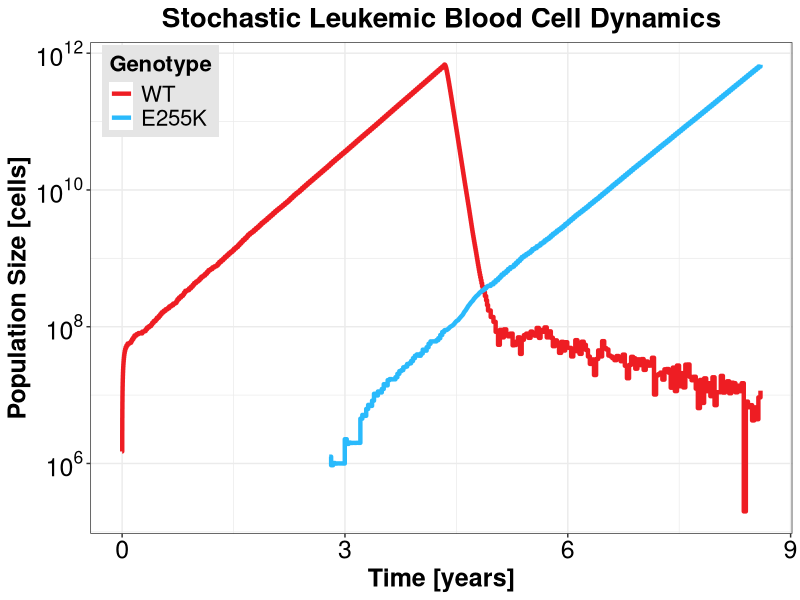

Write R code to recreate this figure.
## ---- chunk 1
knitr::opts_chunk$set(echo = TRUE)
setwd("C:/Users/Scott/Box Sync/MutBias/Figures/Figure4/Figure4B")
library(ggplot2)
library(reshape)
rm(list=ls())
## ---- chunk 2

df = read.csv("OutgrowthFigure.csv",header=F)
colnames(df) = c("time","WT","E255K")
df[df==0] = NA

ggplot(df,aes(x=time/365))+theme_bw()+
  geom_step(aes(y=log10(WT),color=factor("WT",levels=c("WT","E255K"))),size=1.5)+
  geom_step(aes(y=log10(E255K),color=factor("E255K",levels=c("WT","E255K"))),size=1.5)+
  xlab("Time [years]")+ylab("Population Size [cells]")+
  ggtitle("Stochastic Leukemic Blood Cell Dynamics")+
  scale_y_continuous(breaks=c(6,8,10,12),labels=parse(text=c("10^6","10^8","10^10","10^12")))+
  scale_x_continuous(breaks=c(0,3,6,9))+
  scale_color_manual(values=c("#ee1d23","#2abafc"),name="Genotype")+
  theme(
    plot.title=element_text(size=20,face="bold",hjust=0.5),
    axis.title=element_text(size=18,face="bold"),
    axis.text=element_text(size=18,color="black"),
    legend.position=c(0.1,0.9),
    legend.background=element_rect(fill="gray90"),
    legend.text=element_text(size=16),
    legend.title=element_text(size=16,face="bold")
  )

# ggsave("OutgrowthFigure.pdf",width=8,height=7)

# ggplot(df,aes(x=time/365))+theme_bw()+
#   geom_step(aes(y=log10(WT),color=factor("WT",levels=c("WT","E255K"))),size=1)+
#   geom_step(aes(y=log10(E255K),color=factor("E255K",levels=c("WT","E255K"))),size=1)+
#   xlab("Time")+ylab("Pop Size")+
#   # ggtitle("Stochastic Leukemic Blood Cell Dynamics")+
#   scale_y_continuous(breaks=c())+#,labels=parse(text=c("10^6","10^8","10^10","10^12")))+
#   scale_x_continuous(breaks=c())+
#   scale_color_manual(values=c("#ee1d23","#2abafc"),name="Genotype")+
#   theme(
#     plot.title=element_text(size=20,face="bold",hjust=0.5),
#     axis.title=element_text(size=18,face="bold"),
#     axis.text=element_text(size=18,color="black"),
#     legend.position=c(0.1,0.9),
#     legend.background=element_rect(fill="gray90"),
#     legend.text=element_text(size=16),
#     legend.title=element_text(size=16,face="bold")
#   )
# 
# ggsave("OutgrowthFigureThin.pdf",width=8,height=7)
